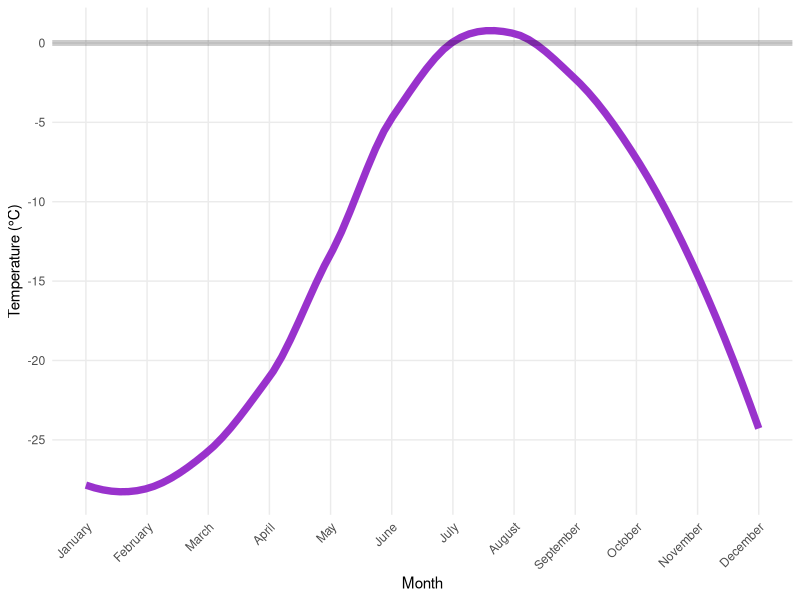
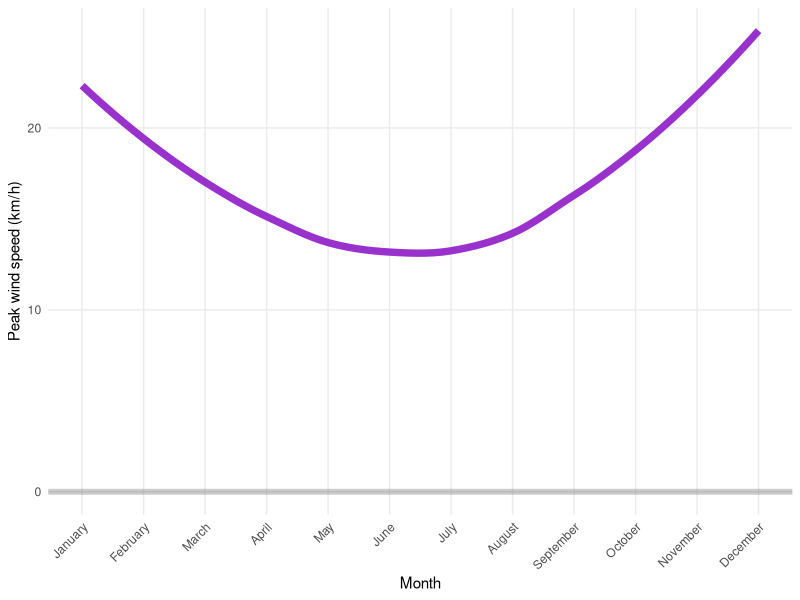
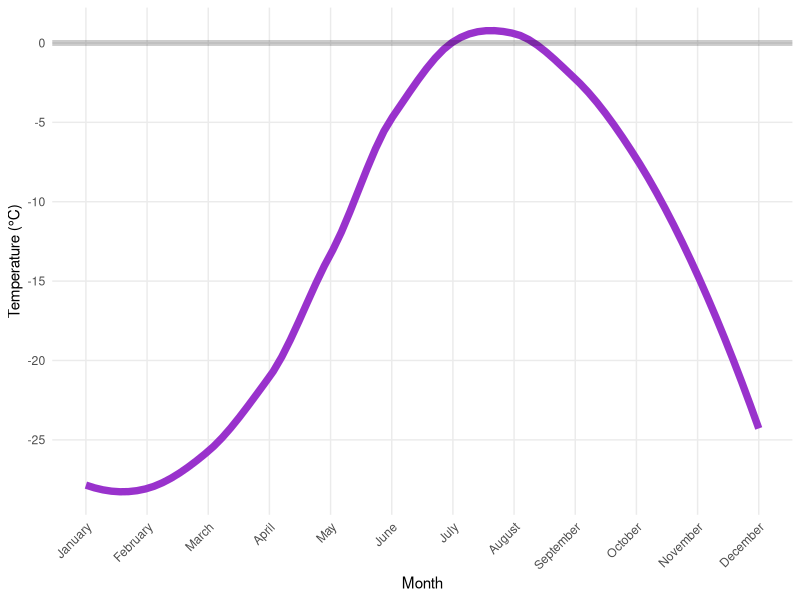
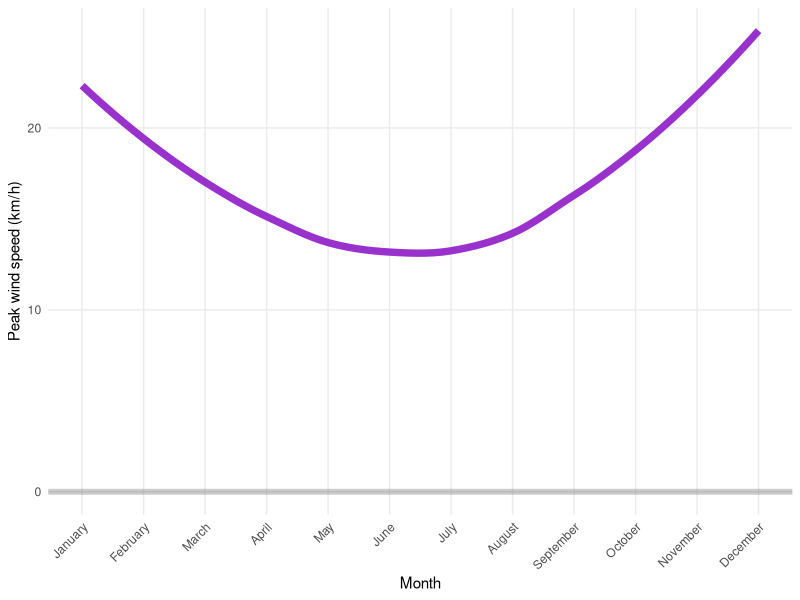

These figures' R source, in order:
library(ggplot2)
theme_set(theme_minimal())
library(readr)

climate = read_csv("climate.csv")
ggplot(climate, aes(x = month_num, y = temperature)) +
  geom_smooth(se = FALSE, color = "darkorchid", size = 2.5) +
  scale_x_continuous(
    breaks = climate$month_num,
    labels = climate$month_name,
    minor_breaks = NULL
  ) +
  scale_y_continuous(
    breaks = c(0, -5, -10, -15, -20, -25, -30),
    minor_breaks = NULL,
  ) +
  labs(x = "Month", y = "Temperature (°C)") +
  geom_hline(yintercept = 0, size = 2, alpha = 0.2) +
  theme(axis.text.x = element_text(angle = 45, hjust = 1))
ggsave("temps.png", width = 5, height = 3)

ggplot(climate, aes(x = month_num, y = wind_speed)) +
  geom_smooth(se = FALSE, color = "darkorchid", size = 2.5) +
  scale_x_continuous(
    breaks = climate$month_num,
    labels = climate$month_name,
    minor_breaks = NULL
  ) +
  scale_y_continuous(
    breaks = c(0, 10, 20, 30, 40, 50),
    minor_breaks = NULL
  ) +
  labs(x = "Month", y = "Peak wind speed (km/h)") +
  geom_hline(yintercept = 0, size = 2, alpha = 0.2) +
  theme(axis.text.x = element_text(angle = 45, hjust = 1))
ggsave("winds.png", width = 5, height = 3)
